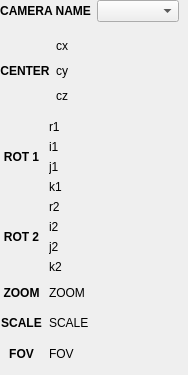
       <widget class="QWidget" name="tab_CAMS">
        <attribute name="title">
         <string>Cameras</string>
        </attribute>
        <widget class="QWidget" name="">
         <property name="geometry">
          <rect>
           <x>0</x>
           <y>0</y>
           <width>179</width>
           <height>366</height>
          </rect>
         </property>
         <layout class="QVBoxLayout" name="verticalLayout_25">
          <item>
           <layout class="QHBoxLayout" name="horizontalLayout_7">
            <item>
             <widget class="QLabel" name="lf_name_3">
              <property name="text">
               <string>&lt;html&gt;&lt;head/&gt;&lt;body&gt;&lt;p&gt;&lt;span style=&quot; font-weight:600;&quot;&gt;CAMERA NAME&lt;/span&gt;&lt;/p&gt;&lt;/body&gt;&lt;/html&gt;</string>
              </property>
              <property name="alignment">
               <set>Qt::AlignCenter</set>
              </property>
             </widget>
            </item>
            <item>
             <widget class="QComboBox" name="camBox">
              <property name="baseSize">
               <size>
                <width>0</width>
                <height>0</height>
               </size>
              </property>
             </widget>
            </item>
           </layout>
          </item>
          <item>
           <layout class="QVBoxLayout" name="verticalLayout_6" stretch="2,0,0,2">
            <item>
             <layout class="QHBoxLayout" name="horizontalLayout" stretch="1,3">
              <item>
               <widget class="QLabel" name="lf_center">
                <property name="font">
                 <font>
                  <weight>75</weight>
                  <bold>true</bold>
                 </font>
                </property>
                <property name="text">
                 <string>CENTER</string>
                </property>
                <property name="alignment">
                 <set>Qt::AlignCenter</set>
                </property>
               </widget>
              </item>
              <item>
               <layout class="QVBoxLayout" name="verticalLayout">
                <item>
                 <widget class="QLabel" name="cam_ctrx">
                  <property name="text">
                   <string>cx</string>
                  </property>
                  <property name="alignment">
                   <set>Qt::AlignBottom|Qt::AlignLeading|Qt::AlignLeft</set>
                  </property>
                 </widget>
                </item>
                <item>
                 <widget class="QLabel" name="cam_ctry">
                  <property name="text">
                   <string>cy</string>
                  </property>
                  <property name="alignment">
                   <set>Qt::AlignLeading|Qt::AlignLeft|Qt::AlignVCenter</set>
                  </property>
                 </widget>
                </item>
                <item>
                 <widget class="QLabel" name="cam_ctrz">
                  <property name="text">
                   <string>cz</string>
                  </property>
                  <property name="alignment">
                   <set>Qt::AlignLeading|Qt::AlignLeft|Qt::AlignTop</set>
                  </property>
                 </widget>
                </item>
               </layout>
              </item>
             </layout>
            </item>
            <item>
             <layout class="QHBoxLayout" name="horizontalLayout_2" stretch="1,3">
              <item>
               <widget class="QLabel" name="lf_center_2">
                <property name="font">
                 <font>
                  <weight>75</weight>
                  <bold>true</bold>
                 </font>
                </property>
                <property name="text">
                 <string>ROT 1</string>
                </property>
                <property name="alignment">
                 <set>Qt::AlignCenter</set>
                </property>
               </widget>
              </item>
              <item>
               <layout class="QVBoxLayout" name="verticalLayout_2">
                <item>
                 <widget class="QLabel" name="cam_rot1_r">
                  <property name="text">
                   <string>r1</string>
                  </property>
                  <property name="alignment">
                   <set>Qt::AlignLeading|Qt::AlignLeft|Qt::AlignTop</set>
                  </property>
                 </widget>
                </item>
                <item>
                 <widget class="QLabel" name="cam_rot1_i">
                  <property name="text">
                   <string>i1</string>
                  </property>
                  <property name="alignment">
                   <set>Qt::AlignLeading|Qt::AlignLeft|Qt::AlignTop</set>
                  </property>
                 </widget>
                </item>
                <item>
                 <widget class="QLabel" name="cam_rot1_j">
                  <property name="text">
                   <string>j1</string>
                  </property>
                 </widget>
                </item>
                <item>
                 <widget class="QLabel" name="cam_rot1_k">
                  <property name="text">
                   <string>k1</string>
                  </property>
                  <property name="alignment">
                   <set>Qt::AlignLeading|Qt::AlignLeft|Qt::AlignTop</set>
                  </property>
                 </widget>
                </item>
               </layout>
              </item>
             </layout>
            </item>
            <item>
             <layout class="QHBoxLayout" name="horizontalLayout_3" stretch="1,3">
              <item>
               <widget class="QLabel" name="lf_center_3">
                <property name="font">
                 <font>
                  <weight>75</weight>
                  <bold>true</bold>
                 </font>
                </property>
                <property name="text">
                 <string>ROT 2</string>
                </property>
                <property name="alignment">
                 <set>Qt::AlignCenter</set>
                </property>
               </widget>
              </item>
              <item>
               <layout class="QVBoxLayout" name="verticalLayout_3">
                <item>
                 <widget class="QLabel" name="cam_rot2_r">
                  <property name="text">
                   <string>r2</string>
                  </property>
                  <property name="alignment">
                   <set>Qt::AlignLeading|Qt::AlignLeft|Qt::AlignTop</set>
                  </property>
                 </widget>
                </item>
                <item>
                 <widget class="QLabel" name="cam_rot2_i">
                  <property name="text">
                   <string>i2</string>
                  </property>
                  <property name="alignment">
                   <set>Qt::AlignLeading|Qt::AlignLeft|Qt::AlignTop</set>
                  </property>
                 </widget>
                </item>
                <item>
                 <widget class="QLabel" name="cam_rot2_j">
                  <property name="text">
                   <string>j2</string>
                  </property>
                 </widget>
                </item>
                <item>
                 <widget class="QLabel" name="cam_rot2_k">
                  <property name="text">
                   <string>k2</string>
                  </property>
                  <property name="alignment">
                   <set>Qt::AlignLeading|Qt::AlignLeft|Qt::AlignTop</set>
                  </property>
                 </widget>
                </item>
               </layout>
              </item>
             </layout>
            </item>
            <item>
             <layout class="QHBoxLayout" name="horizontalLayout_4" stretch="1,3">
              <item>
               <layout class="QVBoxLayout" name="verticalLayout_4" stretch="0,0,0">
                <item>
                 <widget class="QLabel" name="lf_scale_2">
                  <property name="sizePolicy">
                   <sizepolicy hsizetype="MinimumExpanding" vsizetype="Preferred">
                    <horstretch>0</horstretch>
                    <verstretch>0</verstretch>
                   </sizepolicy>
                  </property>
                  <property name="font">
                   <font>
                    <weight>75</weight>
                    <bold>true</bold>
                   </font>
                  </property>
                  <property name="text">
                   <string>ZOOM</string>
                  </property>
                  <property name="alignment">
                   <set>Qt::AlignCenter</set>
                  </property>
                 </widget>
                </item>
                <item>
                 <widget class="QLabel" name="lf_scale_3">
                  <property name="sizePolicy">
                   <sizepolicy hsizetype="MinimumExpanding" vsizetype="Preferred">
                    <horstretch>0</horstretch>
                    <verstretch>0</verstretch>
                   </sizepolicy>
                  </property>
                  <property name="font">
                   <font>
                    <weight>75</weight>
                    <bold>true</bold>
                   </font>
                  </property>
                  <property name="text">
                   <string>SCALE</string>
                  </property>
                  <property name="alignment">
                   <set>Qt::AlignCenter</set>
                  </property>
                 </widget>
                </item>
                <item>
                 <widget class="QLabel" name="lf_scale">
                  <property name="sizePolicy">
                   <sizepolicy hsizetype="MinimumExpanding" vsizetype="Preferred">
                    <horstretch>0</horstretch>
                    <verstretch>0</verstretch>
                   </sizepolicy>
                  </property>
                  <property name="font">
                   <font>
                    <weight>75</weight>
                    <bold>true</bold>
                   </font>
                  </property>
                  <property name="text">
                   <string>FOV</string>
                  </property>
                  <property name="alignment">
                   <set>Qt::AlignCenter</set>
                  </property>
                 </widget>
                </item>
               </layout>
              </item>
              <item>
               <layout class="QVBoxLayout" name="verticalLayout_5">
                <item>
                 <widget class="QLabel" name="cam_zoom">
                  <property name="text">
                   <string>ZOOM</string>
                  </property>
                  <property name="alignment">
                   <set>Qt::AlignLeading|Qt::AlignLeft|Qt::AlignVCenter</set>
                  </property>
                 </widget>
                </item>
                <item>
                 <widget class="QLabel" name="cam_scale">
                  <property name="text">
                   <string>SCALE</string>
                  </property>
                  <property name="alignment">
                   <set>Qt::AlignLeading|Qt::AlignLeft|Qt::AlignVCenter</set>
                  </property>
                 </widget>
                </item>
                <item>
                 <widget class="QLabel" name="cam_fov">
                  <property name="text">
                   <string>FOV</string>
                  </property>
                  <property name="alignment">
                   <set>Qt::AlignLeading|Qt::AlignLeft|Qt::AlignVCenter</set>
                  </property>
                 </widget>
                </item>
               </layout>
              </item>
             </layout>
            </item>
           </layout>
          </item>
         </layout>
        </widget>
       </widget>
